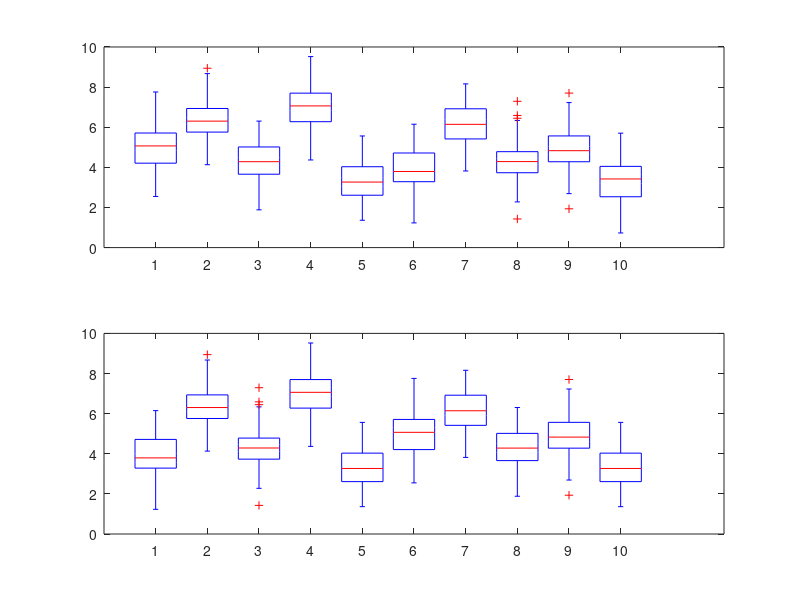

This chart was generated by the following MATLAB code:
x1 = normrnd(4.9,1,100,1);
x2 = normrnd(6.4,1,100,1);
x3 = normrnd(4.3,1,100,1);
x4 = normrnd(7,1,100,1);
x5 = normrnd(3.3,1,100,1);
x11 = normrnd(3.9,1,100,1);
x12 = normrnd(6.4,1,100,1);
x13 = normrnd(4.3,1,100,1);
x14 = normrnd(5,1,100,1);
x15 = normrnd(3.3,1,100,1);

subplot(211);
boxplot([x1,x2,x3,x4,x5,x11,x12,x13,x14,x15])
subplot(212);
boxplot([x11,x2,x13,x4,x5,x1,x12,x3,x14,x5])